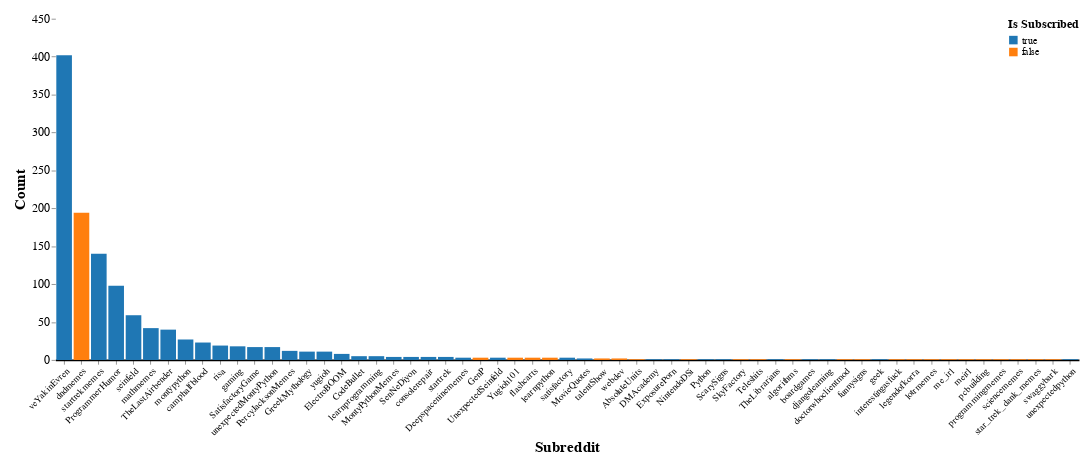

Source (notebook cell):
### Markdown cell above
## Post Votes

### Code cell
# Count the appearances of each subreddit (filter out the users)
subreddit_count_df = post_votes_df.copy()[~post_votes_df["SubredditName"].str.contains("u_")].drop(columns=["MyVote", "UpvoteCount", "DownvoteCount", "Flair"])
subreddit_count_df = subreddit_count_df.replace(False, None)
subreddit_count_df["Count"] = 1
subreddit_count_df = subreddit_count_df.groupby("SubredditName").count().reset_index()
subreddit_count_df["IsSubscribed"] = subreddit_count_df["IsSubscribed"].map(lambda x: True if x > 0 else False)
subreddit_count_df["SubredditName"] = subreddit_count_df["SubredditName"].astype(dtype="category")


# Add a slider to it to filter the minimum count
slider1 = alt.binding_range(min=1, max=subreddit_count_df["Count"].max(), step=1, name="Minimum Count")
slider2 = alt.binding_range(min=1, max=subreddit_count_df["Count"].max(), step=1, name="Max Count")
selector1 = alt.selection_point(fields=["minCount"], bind=slider1, name="minCount", value=[{"minCount": 1}])
selector2 = alt.selection_point(fields=["maxCount"], bind=slider2, name="maxCount", value=[{"maxCount": subreddit_count_df["Count"].max()}])
# Create the chart
chart = alt.Chart(subreddit_count_df).mark_bar().encode(
    alt.X("SubredditName:N", sort="-y", title="Subreddit", axis=alt.Axis(labelAngle=-45)),
    alt.Y("Count:Q"),
    tooltip=["Count:Q", "SubredditName:N"],  # Show the count when hovering over the bar
    color = alt.Color(
        "IsSubscribed:N", 
        scale=alt.Scale(domain=[True, False], range=["#1f77b4", "#ff7f0e"]),
        legend=alt.Legend(title="Is Subscribed", labelFontSize=12, titleFontSize=14, offset=0, orient="top-right"),
        ),
).properties(
    width=1200,
    height=400,
).add_params(
    selector1,
    selector2,
).transform_filter(
    (alt.datum.Count >= selector1.minCount) & (alt.datum.Count <= selector2.maxCount)
)

chart = chart.configure(
    padding={"left": 15, "right": 15, "top": 15, "bottom": 15},
    title={"fontSize": 18},
).configure_view(
    stroke=None,
).configure_axisX(
    labelFontSize=11,
    titleFontSize=18,
    grid=False,  # Remove the grid
    domainWidth=2,  # Set the width of the axis line
    domainColor="#000"  # Set the color of the axis line
).configure_axisY(
    labelFontSize=14,
    titleFontSize=18,
    grid=False,  # Remove the grid
    domain=False,  # Remove the axis line
)

chart.save("figures/post_votes/altair_subreddit_counts.html")
chart.save("figures/post_votes/altair_subreddit_counts.png")
chart

### Figure 1 — Vega-Lite specification as saved in the notebook (floating-point values rounded to 4 significant figures)
{"config": {"view": {"continuousWidth": 300, "continuousHeight": 300, "stroke": null}, "axisX": {"domainColor": "#000", "domainWidth": 2, "grid": false, "labelFontSize": 11, "titleFontSize": 18}, "axisY": {"domain": false, "grid": false, "labelFontSize": 14, "titleFontSize": 18}, "padding": {"left": 15, "right": 15, "top": 15, "bottom": 15}, "title": {"fontSize": 18}}, "data": {"name": "data-2a86e3022bce9ea0121aac6f35746776"}, "mark": {"type": "bar"}, "encoding": {"color": {"field": "IsSubscribed", "legend": {"labelFontSize": 12, "offset": 0, "orient": "top-right", "title": "Is Subscribed", "titleFontSize": 14}, "scale": {"domain": [true, false], "range": ["#1f77b4", "#ff7f0e"]}, "type": "nominal"}, "tooltip": [{"field": "Count", "type": "quantitative"}, {"field": "SubredditName", "type": "nominal"}], "x": {"axis": {"labelAngle": -45}, "field": "SubredditName", "sort": "-y", "title": "Subreddit", "type": "nominal"}, "y": {"field": "Count", "type": "quantitative"}}, "height": 400, "params": [{"name": "minCount", "select": {"type": "point", "fields": ["minCount"]}, "bind": {"input": "range", "max": 402.0, "min": 1, "name": "Minimum Count", "step": 1}, "value": [{"minCount": 1}]}, {"name": "maxCount", "select": {"type": "point", "fields": ["maxCount"]}, "bind": {"input": "range", "max": 402.0, "min": 1, "name": "Max Count", "step": 1}, "value": [{"maxCount": 402.0}]}], "transform": [{"filter": "((datum.Count >= minCount.minCount) && (datum.Count <= maxCount.maxCount))"}], "width": 1200, "$schema": "https://vega.github.io/schema/vega-lite/v5.15.1.json", "datasets": {"data-2a86e3022bce9ea0121aac6f35746776": [{"SubredditName": "AbsoluteUnits", "IsSubscribed": false, "Count": 1}, {"SubredditName": "CodeBullet", "IsSubscribed": true, "Count": 5}, {"SubredditName": "DMAcademy", "IsSubscribed": true, "Count": 1}, {"SubredditName": "Deepspaceninememes", "IsSubscribed": true, "Count": 3}, {"SubredditName": "ElectroBOOM", "IsSubscribed": true, "Count": 8}, {"SubredditName": "ExposurePorn", "IsSubscribed": true, "Count": 1}, {"SubredditName": "GenP", "IsSubscribed": false, "Count": 3}, {"SubredditName": "GreekMythology", "IsSubscribed": true, "Count": 11}, {"SubredditName": "MontyPythonMemes", "IsSubscribed": true, "Count": 4}, {"SubredditName": "MovieQuotes", "IsSubscribed": true, "Count": 2}, {"SubredditName": "NintendoDSi", "IsSubscribed": false, "Count": 1}, {"SubredditName": "PercyJacksonMemes", "IsSubscribed": true, "Count": 12}, {"SubredditName": "ProgrammerHumor", "IsSubscribed": true, "Count": 98}, {"SubredditName": "Python", "IsSubscribed": true, "Count": 1}, {"SubredditName": "SatisfactoryGame", "IsSubscribed": true, "Count": 17}, {"SubredditName": "ScarySigns", "IsSubscribed": true, "Count": 1}, {"SubredditName": "SenNeDiyon", "IsSubscribed": true, "Count": 4}, {"SubredditName": "SkyFactory", "IsSubscribed": false, "Count": 1}, {"SubredditName": "Teleshits", "IsSubscribed": false, "Count": 1}, {"SubredditName": "TheLastAirbender", "IsSubscribed": true, "Count": 40}, {"SubredditName": "TheLibrarians", "IsSubscribed": true, "Count": 1}, {"SubredditName": "UnexpectedSeinfeld", "IsSubscribed": true, "Count": 3}, {"SubredditName": "Yugioh101", "IsSubscribed": false, "Count": 3}, {"SubredditName": "algorithms", "IsSubscribed": false, "Count": 1}, {"SubredditName": "boardgames", "IsSubscribed": true, "Count": 1}, {"SubredditName": "camphalfblood", "IsSubscribed": true, "Count": 23}, {"SubredditName": "consolerepair", "IsSubscribed": true, "Count": 4}, {"SubredditName": "djangolearning", "IsSubscribed": true, "Count": 1}, {"SubredditName": "dndmemes", "IsSubscribed": false, "Count": 194}, {"SubredditName": "doctorwhoclientmod", "IsSubscribed": false, "Count": 1}, {"SubredditName": "flashcarts", "IsSubscribed": false, "Count": 3}, {"SubredditName": "funnysigns", "IsSubscribed": false, "Count": 1}, {"SubredditName": "gaming", "IsSubscribed": true, "Count": 18}, {"SubredditName": "geek", "IsSubscribed": true, "Count": 1}, {"SubredditName": "interestingasfuck", "IsSubscribed": false, "Count": 1}, {"SubredditName": "learnprogramming", "IsSubscribed": true, "Count": 5}, {"SubredditName": "learnpython", "IsSubscribed": false, "Count": 3}, {"SubredditName": "legendofkorra", "IsSubscribed": false, "Count": 1}, {"SubredditName": "lotrmemes", "IsSubscribed": false, "Count": 1}, {"SubredditName": "mathmemes", "IsSubscribed": true, "Count": 42}, {"SubredditName": "me_irl", "IsSubscribed": false, "Count": 1}, {"SubredditName": "meirl", "IsSubscribed": false, "Count": 1}, {"SubredditName": "montypython", "IsSubscribed": true, "Count": 27}, {"SubredditName": "pcbuilding", "IsSubscribed": false, "Count": 1}, {"SubredditName": "programmingmemes", "IsSubscribed": false, "Count": 1}, {"SubredditName": "risa", "IsSubscribed": true, "Count": 19}, {"SubredditName": "satisfactory", "IsSubscribed": true, "Count": 3}, {"SubredditName": "sciencememes", "IsSubscribed": false, "Count": 1}, {"SubredditName": "seinfeld", "IsSubscribed": true, "Count": 59}, {"SubredditName": "star_trek_dank_memes", "IsSubscribed": false, "Count": 1}, {"SubredditName": "startrek", "IsSubscribed": true, "Count": 4}, {"SubredditName": "startrekmemes", "IsSubscribed": true, "Count": 140}, {"SubredditName": "swaggybark", "IsSubscribed": false, "Count": 1}, {"SubredditName": "talentShow", "IsSubscribed": false, "Count": 2}, {"SubredditName": "unexpectedMontyPython", "IsSubscribed": true, "Count": 17}, {"SubredditName": "unexpectedpython", "IsSubscribed": true, "Count": 1}, {"SubredditName": "veYakinEvren", "IsSubscribed": true, "Count": 402}, {"SubredditName": "webdev", "IsSubscribed": false, "Count": 2}, {"SubredditName": "yugioh", "IsSubscribed": true, "Count": 11}]}}
